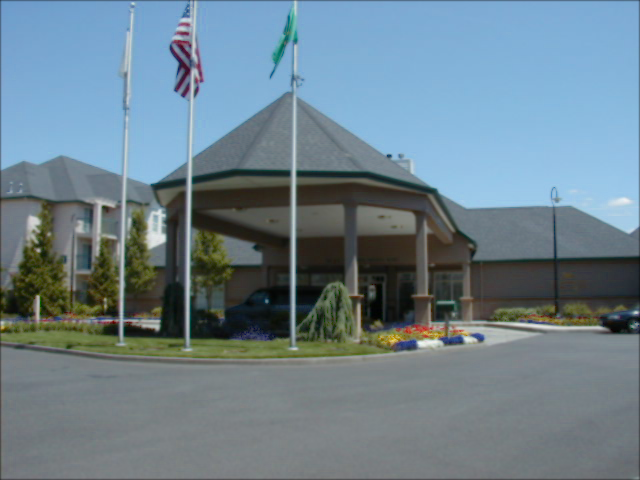
#> input picture LPF_HPF_Median_FILTER/4_2.bmp, 640 x 480 px
$ python hwfour_problemthree.py
#> lines starting #> are read from the running program, lines starting #| are printed output that depends on the picture; after the words box and inside, x2 and y2 are one past the last pixel; in counts of white or black regions, pixels touching at a corner belong together
#%%
#Problem: 03
#importing cv2
import cv2
# Using cv2.imread() method
img = cv2.imread('4_2.bmp')
#> img is the input picture: shape (480, 640, 3); mean B, G, R 140, 129.2, 109.3
# Displaying the image using cv2.imshow()
cv2.imshow('Original Image', img)
#Maintain output window until user presses a key
cv2.waitKey(0)
cv2.destroyAllWindows()
#%%
import numpy as np
image_first_band = img[:,:,0]
rows = image_first_band.shape[0]
#> rows = 480
coloumns= image_first_band.shape[1]
#> coloumns = 640
#%%
#High PASS FILTER
#padding
import math
new_row= rows+2
#> new_row = 482
new_coloumn= coloumns+2
#> new_coloumn = 642
padded_matrix = np.zeros((int(new_row), int(new_coloumn)))
s= -1
for i in range(1, new_row-1):
    s= s+1
    t= 0
    for j in range(1, new_coloumn-1):
        padded_matrix[i, j]= image_first_band[s,t]
        t= t+1
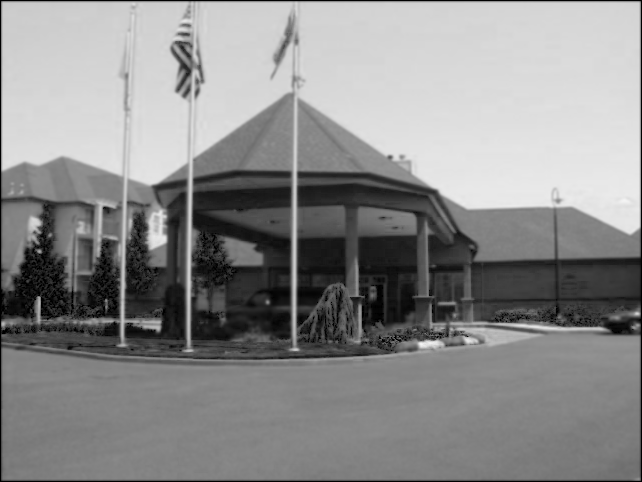
#> padded_matrix: shape (482, 642) float64; min 0, max 245, mean 138.9
#> after the loop, s = 479
#%%
p= 0
for q in range(1, new_coloumn-1):
    padded_matrix[p, q]= padded_matrix[p+1, q ]
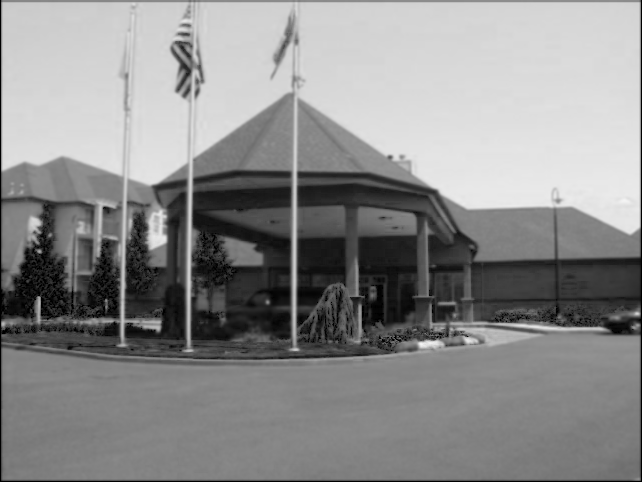
#> padded_matrix: shape (482, 642) float64; 0.21% of pixels changed, all inside (x1, y1, x2, y2) = (1, 0, 641, 1)

u= new_row-1
#> u = 481
for v in range(1, new_coloumn-1):
    padded_matrix[u, v]= padded_matrix[u-1, v ]
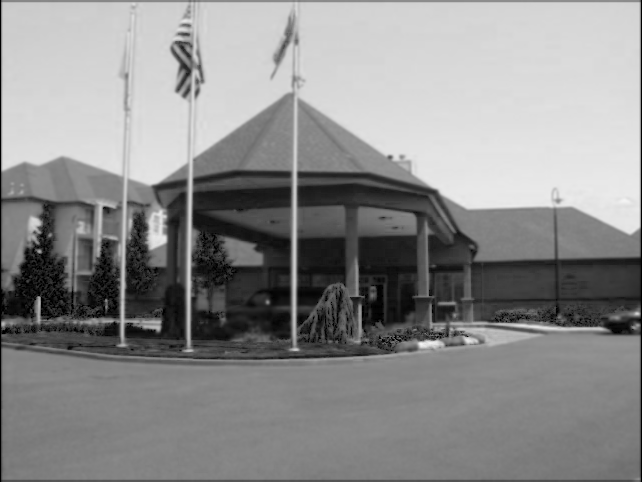
#> padded_matrix: shape (482, 642) float64; 0.21% of pixels changed, all inside (x1, y1, x2, y2) = (1, 481, 641, 482)
#%%
"""
padded_matrix[0, 0]= padded_matrix[0, 1]
padded_matrix[new_row-1, 0]= padded_matrix[new_row-1, 1]
padded_matrix[0, new_row-1] = padded_matrix[0, new_row-2]
padded_matrix[new_row-1, new_row-1]= padded_matrix[new_row-1, new_row-2]
"""
#%%
b= 0
for a in range(0, 482):
    padded_matrix[a, b]= padded_matrix[a, b+1]
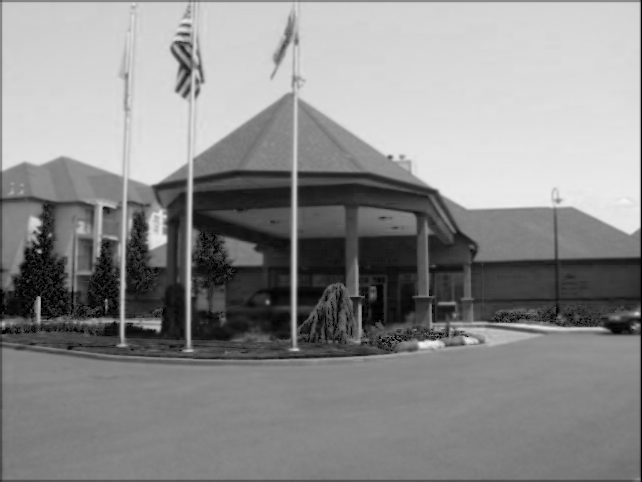
#> padded_matrix: shape (482, 642) float64; 0.15% of pixels changed, all inside (x1, y1, x2, y2) = (0, 0, 1, 482)

d= 641
for c in range(0, 482):
    padded_matrix[c, d]= padded_matrix[c, d-1]
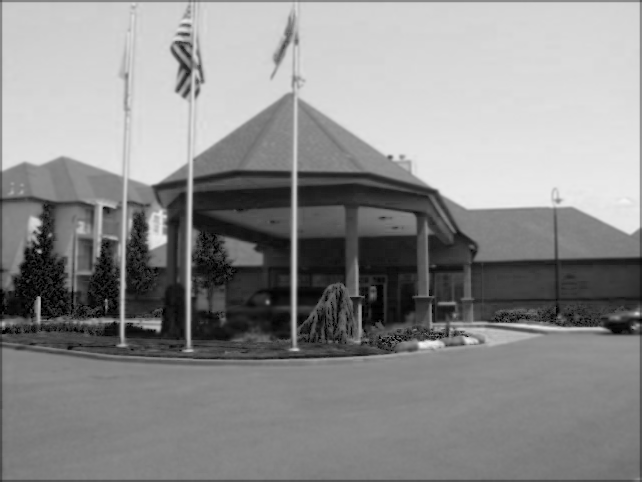
#> padded_matrix: shape (482, 642) float64; 0.16% of pixels changed, all inside (x1, y1, x2, y2) = (641, 0, 642, 482)

HPF_matrix= np.zeros((int(rows), int(coloumns)))

for i in range(0, rows):
    for j in range(0, coloumns):
        HPF_matrix[i, j]= math.floor((padded_matrix[i, j]*1+padded_matrix[i, j+1]*1+padded_matrix[i, j+2]*1+
                          padded_matrix[i+1, j]*1+padded_matrix[i+1, j+1]*(-8)+padded_matrix[i+1, j+2]*1+
                          padded_matrix[i+2, j]*1+padded_matrix[i+2, j+1]*1+padded_matrix[i+2, j+2]*1)/9)
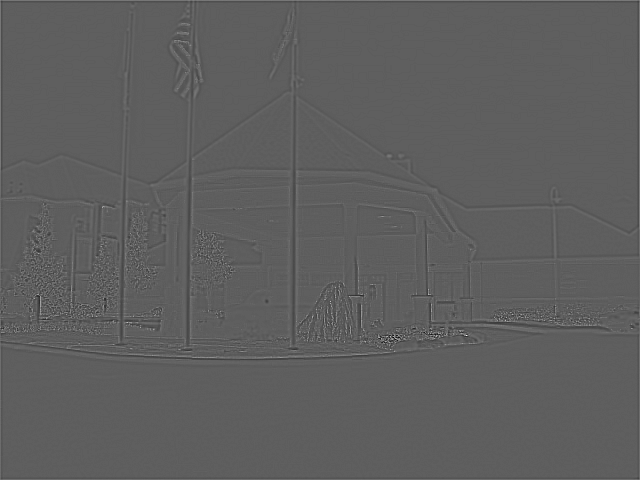
#> HPF_matrix: shape (480, 640) float64; min -65, max 109, mean -0.4; drawn with min black and max white


HPFFiltered= np.uint8(HPF_matrix)
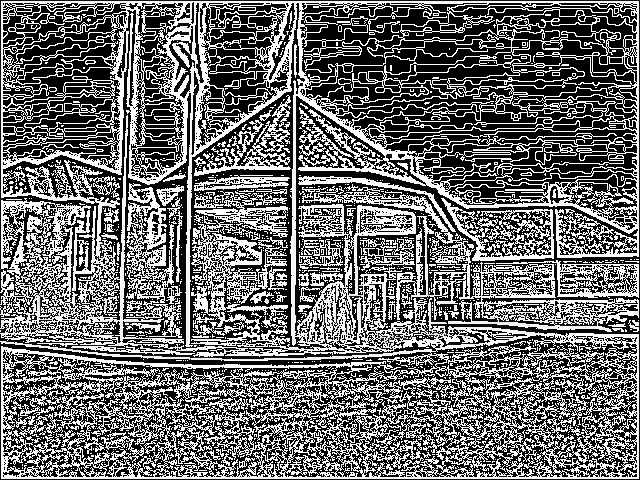
#> HPFFiltered: shape (480, 640); min 0, max 255, mean 107.6
image_final4 = cv2.merge((HPFFiltered, HPFFiltered, HPFFiltered))
cv2.imshow('HPF_Filtered_Image', image_final4)
#Maintain output window until user presses a key
cv2.waitKey(0)
cv2.destroyAllWindows()

# %%
